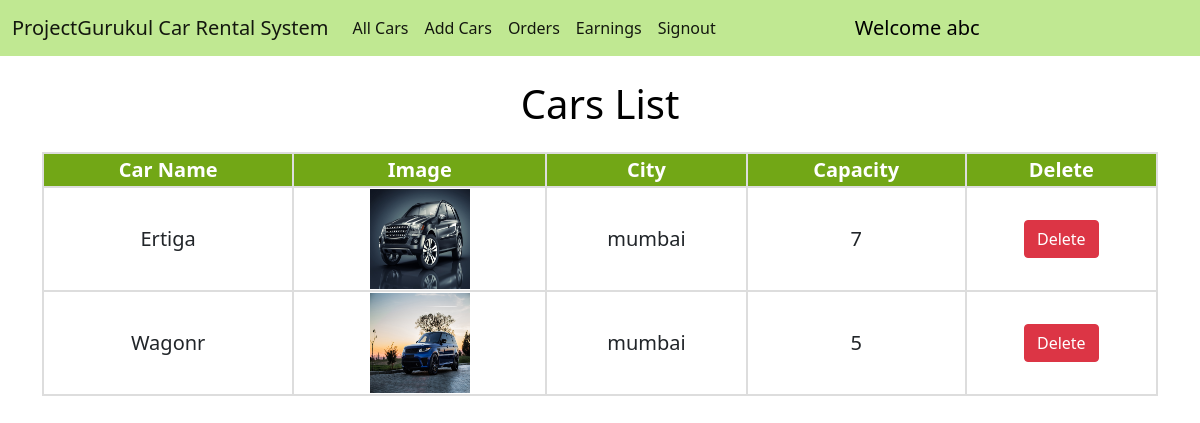
Screenshot of /all_cars/ (signed in) with the database file from the repository.
### home/models.py (models this page shows, shortened)
class Car(models.Model):
    name = models.CharField(max_length=50)
    image = models.ImageField(upload_to="")
    car_dealer = models.ForeignKey(CarDealer, on_delete=models.PROTECT)
    capacity = models.CharField(max_length=2)
    location = models.ForeignKey(Location, on_delete=models.SET_NULL, null=True)
    is_available = models.BooleanField(default=True)
    rent = models.CharField(max_length=10, blank=True)

class Location(models.Model):
    city = models.CharField(max_length=50)

### home/views.py (the view)
# urls.py: path("all_cars/", views.all_cars, name="all_cars"),
def all_cars(request):
    dealer = CarDealer.objects.filter(car_dealer=request.user).first()
    cars = Car.objects.filter(car_dealer=dealer)
    return render(request, "all_cars.html", {'cars': cars})

### home/templates/all_cars.html (shortened to what this page needs)
{% extends 'car_dealer_navbar.html' %}
{% block body %}
<div class="container">
    {% if cars %}
    <h1 class="mt-4">Cars List</h1>
    <div class="users-table mt-4">
        <table>
            <tbody>
                <tr>
                    <th>Car Name</th>
                    <th>Image</th>
                    <th>City</th>
                    <th>Capacity</th>
                    <th>Delete</th>
                </tr>
                {% for car in cars %}
                <tr>
                    <td>{{car.name}}</td>
                    <td><img src="{{car.image.url}}" alt="" width="100px" height="100px"></td>
                    <td>{{car.location.city}}</td>
                    <td>{{car.capacity}}</td>
                    <td><a href="/delete_car/{{car.id}}/" class="btn btn-danger"
                            onclick="return confirm('Are you sure you want to delete {{car.name}}?')">Delete</a></td>
                </tr>
                {% endfor %}
            </tbody>
        </table>
        {% else %}
        <br>
        <h2>No Cars Added Yet</h2>
        {% endif %}
    </div>
    {% endblock %}

### home/templates/car_dealer_navbar.html (shortened to what this page needs)
<!doctype html>
<html lang="en">
<head>
  <link href="https://cdn.jsdelivr.net/npm/bootstrap@5.1.0/dist/css/bootstrap.min.css" rel="stylesheet"
>
</head>
<body>
  <nav class="navbar navbar-expand-lg navbar-light sticky-top">
    <div class="container-fluid">
      <a class="navbar-brand" href="#">ProjectGurukul Car Rental System</a>
      <div class="collapse navbar-collapse" id="navbarSupportedContent">
        <ul class="navbar-nav me-5">
          <li class="nav-item">
            <a class="nav-link active" aria-current="page" href="/all_cars/">All Cars</a>
          </li>
          <li class="nav-item">
            <a class="nav-link active" aria-current="page" href="/add_car/">Add Cars</a>
          </li>
          <li class="nav-item">
            <a class="nav-link active" aria-current="page" href="/all_orders/">Orders</a>
          </li>
          <li class="nav-item">
            <a class="nav-link active" aria-current="page" href="/earnings/">Earnings</a>
          </li>
          <li class="nav-item">
            <a class="nav-link active" aria-current="page" href="/signout/">Signout</a>
          </li>
        </ul>
        <a href="#" style="text-decoration: none; color: black; font-size: 20px;">&nbsp;&nbsp;&nbsp;&nbsp;&nbsp;&nbsp;&nbsp;&nbsp;&nbsp;&nbsp;&nbsp;&nbsp;&nbsp;&nbsp;&nbsp;
          Welcome {{request.user}}</a>
      </div>
    </div>
  </nav>
  {% block body %}
  {% endblock %}
</body>
</html>

### home/templates/car_dealer_navbar.html (style rules this page uses)
.navbar { background-color: #71cc0971; }

### home/templates/all_cars.html (style rules this page uses)
h1 { text-align: center; color: black; }
table { border-collapse: collapse; width: 100%; text-align: center; font-size: 20px; }
th { background-color: #72a716; color: white; }
th, td { border: 2px solid #ddd; }

### rows the page displays
Car: name "Ertiga", image (picture), location.city "mumbai", capacity "7"
Car: name "Wagonr", image (picture), location.city "mumbai", capacity "5"

### other values shown
{{ request.user }} "abc"
